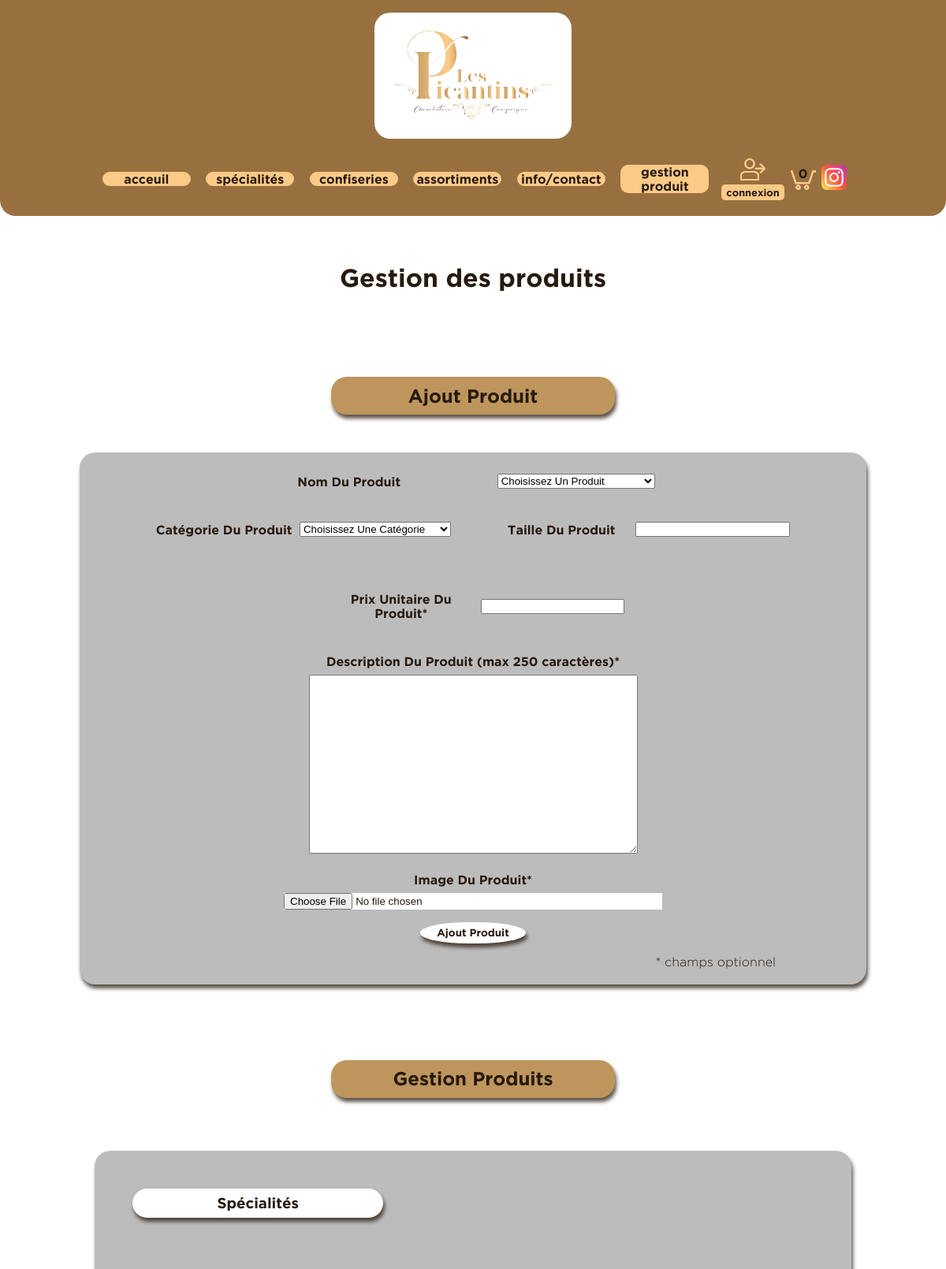
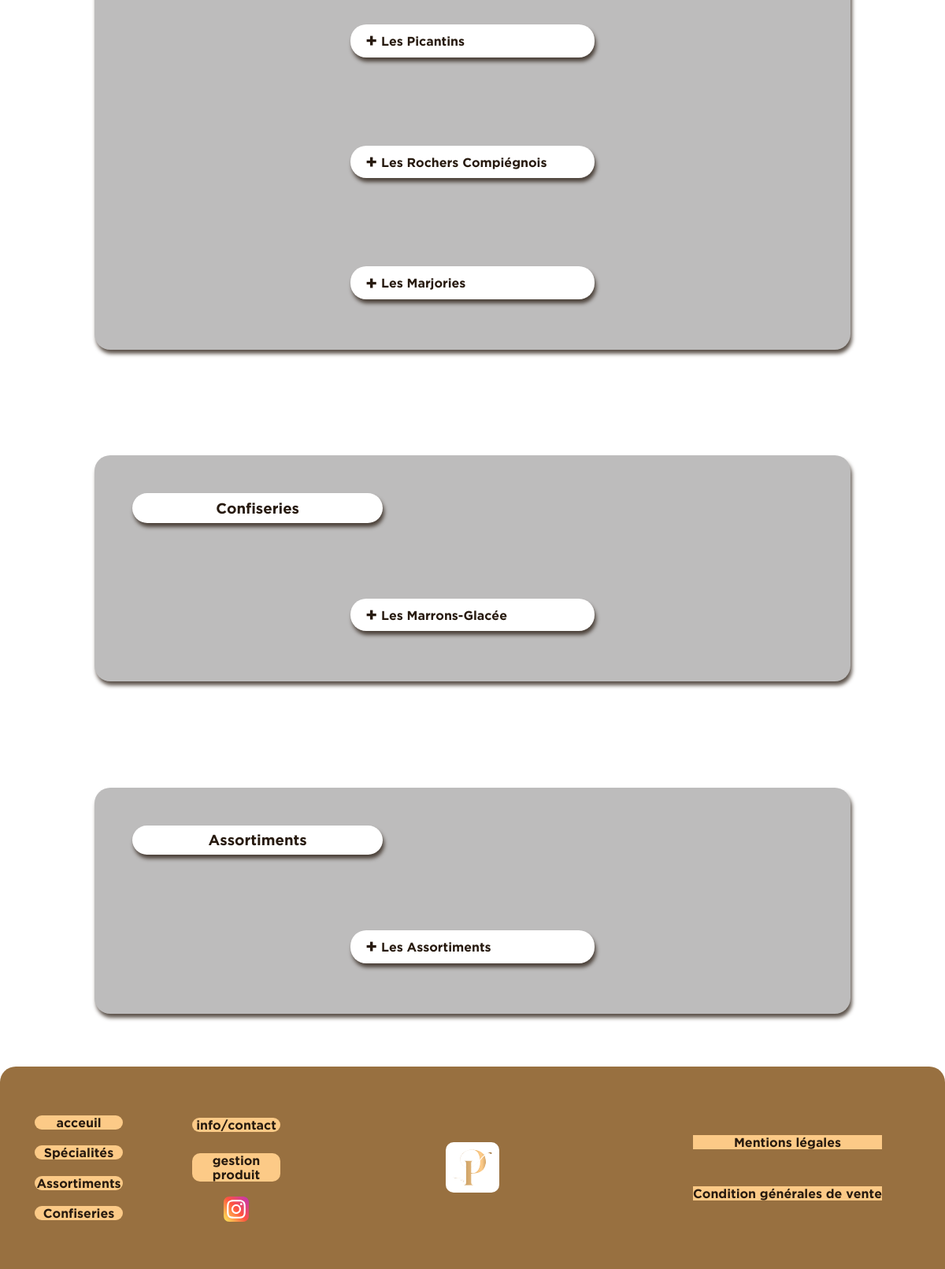
The page /gestion_produits on the database its author committed (2 pictures, top to bottom).
### tables this page shows
CREATE TABLE Categorie(
	idCategorie SMALLINT(4) PRIMARY KEY AUTO_INCREMENT,
	nomCategorie VARCHAR(20) NOT NULL UNIQUE
);

CREATE TABLE Produit(
	idProduit SMALLINT(4) PRIMARY KEY AUTO_INCREMENT,
	categorie_idCategorie SMALLINT(4) NOT NULL,
	nomProduit VARCHAR(40) NOT NULL UNIQUE,
	descriptionProduit VARCHAR(250) NOT NULL
);

### controllers/Controller.php (called while the page is built, shortened)
<?php
abstract class Controller
{
    private $_page;
    private $_nameContenu = 'categorie';
    private $_nameContenu2;
    private $_nameContenu3;
    protected function contenus()
    {
        if(array_key_exists("url" , $_GET)) {
            $this->_page = strtolower(htmlspecialchars($_GET["url"]));
        }else {
            $this->_page = 'accueil';
        }
        $this->_contenuManager = new ModelsManager;
        $contenu = $this->_contenuManager->getModel($this->_nameContenu);
        $contenuTab = array($this->_nameContenu => $contenu);
        if (isset($this->_nameContenu2)) {
            $contenu2 = $this->_contenuManager->getModel($this->_nameContenu2);
            $contenuTab[$this->_nameContenu2] =  $contenu2;
        }
        if (isset($this->_nameContenu3)) {
            $contenu3 = $this->_contenuManager->getModel($this->_nameContenu3);
            $contenuTab[$this->_nameContenu3] =  $contenu3;
        }
        $page = $this->_page;
        $this->_view = new View($this->_page);
        $this->_view->generate(array('contenuTab' => $contenuTab, 'page' => $page));
    }
    private function getContenu(){
        if ($this->_page === 'store' || $this->_page === 'store' || $this->_page === 'gestion_produits' || $this->_page === 'Gestion_Produits') {
            $this->_nameContenu2 = 'produit';
            $this->_nameContenu3 = 'formatproduit';
        }
    }
}

### index.php (called while the page is built, shortened)
<?php
$router = new Router();
$router->routeReq();

### models/Models.php (called while the page is built, shortened)
<?php
abstract class Models
{
    private static $_bdd;
    private static function setBdd()
    {
        self::$_bdd = new PDO('mysql:host=localhost;dbname=lespicantins', 'root', '');
        self::$_bdd->setAttribute(PDO::ATTR_ERRMODE, PDO::ERRMODE_WARNING);
        self::$_bdd->setAttribute(PDO::ATTR_DEFAULT_FETCH_MODE, PDO::FETCH_ASSOC);
    }
    protected function getBdd()
    {
        return self::$_bdd;
    }
    protected function getAll($table, $obj, $nomId)
    {
        $var = [];
        if ($table == "formatproduit") {
            $req = $this->getBdd()->prepare('SELECT * FROM ' . $table . ' ORDER BY poids+0 ASC');
        }else{
            $req = $this->getBdd()->prepare('SELECT * FROM ' . $table . ' ORDER BY id' . $nomId . ' ASC');
        }
        $req->execute();
        while ($data = $req->fetch(PDO::FETCH_ASSOC)) {
            $var[] = new $obj($data);
        }
        return $var;
    }
}

### models/ModelsManager.php (called while the page is built, shortened)
<?php
class ModelsManager extends Models
{
    public function getModel($infoModel)
    {
        $infoModelMaj = ucfirst($infoModel);
        return $this->getAll($infoModel, $infoModelMaj, $infoModelMaj);
    }
}

### models/Categorie.php (called while the page is built, shortened)
<?php
class Categorie
{
    private $_id;
    private $_nomCategorie;
    public function hydrate(array $data)
    {
        foreach ($data as $key => $value) {
            $method = 'set' . ucfirst($key);
        }
    }
    public function setIdCategorie($idCategorie)
    {
        $idCategorie = (int) $idCategorie;
        if ($idCategorie > 0) {
            $this->_id = $idCategorie;
        }
    }
    public function setNomCategorie($nomCategorie)
    {
        if (is_string($nomCategorie)) {
            $this->_nomCategorie = $nomCategorie;
        }
    }
    public function getIdCategorie()
    {
        return $this->_id;
    }
    public function getNomCategorie()
    {
        return $this->_nomCategorie;
    }
}

### models/Produit.php (called while the page is built, shortened)
<?php
class Produit
{
    private $_idProduit;
    private $_categorie_idCategorie;
    private $_nomProduit;
    public function hydrate(array $data)
    {
        foreach ($data as $key => $value) {
            $method = 'set' . ucfirst($key);
        }
    }
    public function setIdProduit($idProduit)
    {
        $idProduit = (int) $idProduit;
        if ($idProduit > 0) {
            $this->_idProduit = $idProduit;
        }
    }
    public function setCategorie_idCategorie($categorie_idCategorie)
    {
        $categorie_idCategorie = (int) $categorie_idCategorie;
        if ($categorie_idCategorie > 0) {
            $this->_categorie_idCategorie = $categorie_idCategorie;
        }
    }
    public function setNomProduit($nomProduit)
    {
        if (is_string($nomProduit)) {
            $this->_nomProduit = $nomProduit;
        }
    }
    public function getIdProduit()
    {
        return $this->_idProduit;
    }
    public function getCategorie_idCategorie()
    {
        return $this->_categorie_idCategorie;
    }
    public function getNomProduit()
    {
        return $this->_nomProduit;
    }
}

### models/FormatProduit.php (called while the page is built, shortened)
<?php
class FormatProduit
{
    private $_produit_idProduit;
    private $_poids;
    public function hydrate(array $data)
    {
        foreach ($data as $key => $value) {
            $method = 'set' . ucfirst($key);
        }
    }
    public function setIdFormatProduit($idFormatProduit)
    {
        $idFormatProduit = (int) $idFormatProduit;
    }
    public function setProduit_idProduit($produit_idProduit)
    {
        $produit_idProduit = (int) $produit_idProduit;
        if ($produit_idProduit > 0) {
            $this->_produit_idProduit = $produit_idProduit;
        }
    }
    public function setPoids($poids)
    {
        $poids = (int) $poids;
        if ($poids > 0) {
            $this->_poids = $poids;
        }
    }
    public function getProduit_idProduit()
    {
        return $this->_produit_idProduit;
    }
    public function getPoids()
    {
        return $this->_poids;
    }
}

### views/viewGestion_Produits.php (the view, shortened to what this page needs)
<?php
$modifBdd = isset($_SESSION['modif'])?$_SESSION['modif']:'';
?>
<body id="pageGestionProduits" class="bodyCommon">
    <div id="js__mainContent">
        <h1 class="titlePage">Gestion des produits</h1>
        <main class="part">
            <h2 class="title-chap ombre">Ajout Produit</h2>
            <form class="form-box ombre" action="ajoutBdd"
            enctype="multipart/form-data" method="post">
                <div class="form-group-haut-bas">
                    <label class="legend-form" for="name-product">Nom Du Produit</label>
                    <select name="name-product" id="choose-product" class="form-champ majDbutMot visible" required>
                        <option value="">Choisissez un produit</option>
                    </select>
                </div>
                <div class="form-group">
                    <label class="legend-form" for="category-product">Catégorie Du Produit</label>
                    <select name="category-product" id="category-product" class="form-champ majDbutMot" required>
                        <option value="">Choisissez une catégorie</option>
                    </select>
                </div>
                <div class="form-group">
                    <label class="legend-form" for="size-product">Taille Du Produit</label>
                    <input class="form-champ" type="text" name="size-product" id="size-product" pattern="[0-9]{3,20}" required value=""/>
                </div>
                <div class="form-group">
                    <label class="legend-form" for="prixUnitaire-product">Prix Unitaire Du Produit*</label>
                    <input class="form-champ" type="text" name="prixUnitaire-product" id="prixUnitaire-product" pattern="[A-Za-z0-9\u00c0-\u00ff]{1,20}" required value=""/>
                </div>
                <div class="form-group-haut-bas form-group-bas">
                    <label class="legend-form" for="description-product">Description Du Produit (max 250 caractères)*</label>
                    <textarea name="description-product" id="description-product" cols="50" rows="15" maxlength="250" wrap="hard"></textarea>
                </div>
                <div class="form-group-haut-bas form-group-bas">
                    <label class="legend-form" for="img-product">Image Du Produit*</label>
                    <input class="form-img" type="file" name="img-product" id="img-product"/>
                </div>
                <div class="form-box-btn">
                    <button type="submit" value="ajout" name="ajout" class="btn btn-white btn-add" title="Ajout nouveau produit">ajout produit</button>
                    <p class="legende">* champs optionnel</p>
                </div>
            </form>
        </main>
        <aside class="part">
            <h2 class="title-chap ombre">Gestion Produits</h2>
            <?php foreach ($contenuTab['categorie'] as $categorie): ?>
                <article class="content-part ombre">
                    <h3 class="title-part title-article ombre majDbutMot"><?= $categorie->getNomCategorie()?></h3>
                    <?php
                    foreach ($contenuTab['produit'] as $produit):
                    if($categorie->getIdCategorie() == $produit->getCategorie_idCategorie()) :
                    ?>
                        <details class="box-produit">
                            <summary class="title-part menu-part ombre majDbutMot">
                                Les <?= $produit->getNomProduit()?>
                            </summary>
                        </details>
                    <?php
                    endif;
                    endforeach;
                    ?>
                </article>
            <?php endforeach; ?>
        </aside>
    </div>
</body>

### views/template.php (shortened to what this page needs)
<!DOCTYPE html>
<html lang="en">
<head>
    <link rel="stylesheet" href="asset/css/styleCommon.css" type="text/css">
    <link rel="stylesheet" href="asset/css/style<?= $page;?>.css" type="text/css">
</head>
<body class="bodyCommon">
    <header class="header-desktop">
        <section class="header header-animation">
            <div>
                <a class="link-page" href="<?=URL?>">
                    <img class="logo-societe-header" src="asset/img/logo-lespicantins.svg" alt="logo societe" />
                </a>
            </div>
            <nav class="barre-nav gras">
                <ul class="nav-liste">
                    <li class="liste-link">
                        <a class="link-page" href="<?=URL?>">acceuil</a>
                    </li>
                    <?php foreach ($data['categorie'] as $categorie):?>
                        <li class="liste-link">
                            <a class="link-page" href="<?=URL?>store#<?= $categorie->getNomCategorie()?>"><?= $categorie->getNomCategorie()?></a>
                        </li>
                    <?php endforeach; ?>
                    <li class="liste-link">
                        <a class="link-page" href="<?=URL?>contact">info/contact</a>
                    </li>
                    <li class="liste-link">
                        <a class="link-page" href="<?=URL?>gestion_produits">gestion produit</a>
                    </li>
                    <?php if (empty($_SESSION['logged'])): ?>
                        <li class="liste-icone">
                            <a class="link-page" href="<?=URL?>login"><img class="icon" src="asset/icon/user.svg" alt="icône login"></a>
                            <p class="legende-icone">connexion</p>
                        </li>
                    <?php endif ?>
                    <li class="icon-panier-box">
                        <a class="link-page icon-panier js__nbArticlePanier" href=""></a>
                    </li>
                    <li class="liste-icone">
                        <a class="link-page" href="https://www.instagram.com/lespicantins/?hl=fr"><img class="icon" src="asset/icon/instagram.svg" alt="icône instagram"></a>
                    </li>
                </ul>
            </nav>
        </section>
    </header>
    <?= $content; ?>
        <footer class="footer">
            <section class="box-footer">
                <ul class="nav-footer">
                    <li class="liste-footer">
                        <a class="link-page" href="<?=URL?>">acceuil</a>
                    </li>
                    <li class="liste-footer">
                        <a class="link-page" href="">Spécialités</a>
                    </li>
                    <li class="liste-footer">
                        <a class="link-page" href="">Assortiments</a>
                    </li>
                    <li class="liste-footer">
                        <a class="link-page" href="">Confiseries</a>
                    </li>
                    <li class="liste-footer">
                        <a class="link-page" href="<?=URL?>contact">info/contact</a>
                    </li>
                    <li class="liste-footer">
                        <a class="link-page" href="<?=URL?>gestion_produits">gestion produit</a>
                    </li>
                    <li class="icon-footer">
                        <a class="link-page" href="https://www.instagram.com/lespicantins/?hl=fr"><img class="icon" src="asset/icon/instagram.svg" alt="icône instagram"></a>
                    </li>
                </ul>
            </section>
            <a class="link-page box-footer" href="<?=URL?>">
                <img class="logo-societe-footer" src="asset/img/logo-lespicantins-cour.svg" alt="logo societe" />
            </a>
            <section class="box-footer">
                <ul class="liste-info-footer">
                    <li class="info-footer">
                        <a class="link-page" href="">Mentions légales</a>
                    </li>
                    <li class="info-footer">
                        <a class="link-page" href="">Condition générales de vente</a>
                    </li>
                </ul>
            </section>
        </footer>
</body>
</html>

### rows shown on the page
categorie: nomCategorie "spécialités", nomCategorie "Spécialités"
categorie: nomCategorie "confiseries", nomCategorie "Confiseries"
categorie: nomCategorie "assortiments", nomCategorie "Assortiments"
produit: nomProduit "Picantins"
produit: nomProduit "Rochers Compiégnois"
produit: nomProduit "Marjories"
produit: nomProduit "Marrons-Glacée"
produit: nomProduit "Assortiments"
